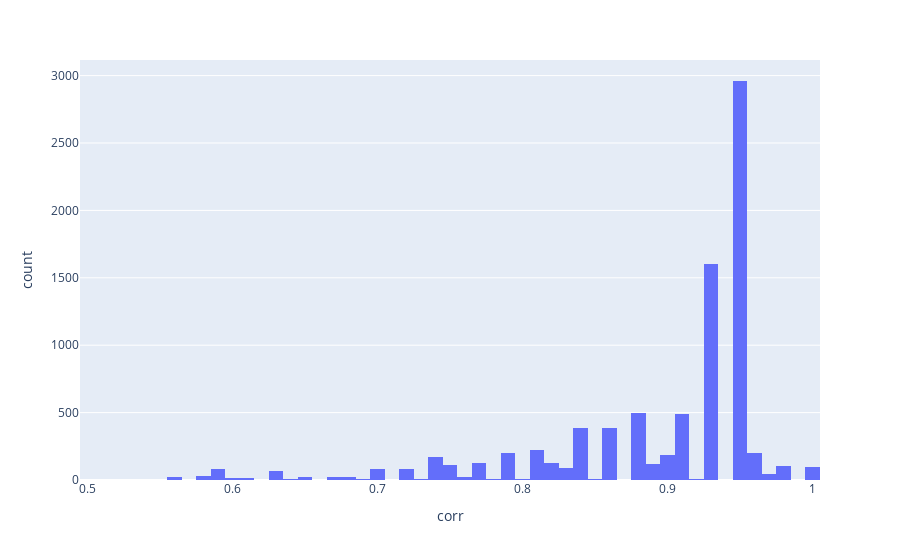

Here is the notebook cell this chart was saved with:
### Code cell
fig = px.histogram(
    var_corr_df["corr"],
    x="corr",
    nbins=100,
)
fig.show()

### Figure 1 — Plotly figure (JSON) as saved in the notebook; plotly's stock layout.template omitted (floating-point values rounded to 4 significant figures; data arrays with more than 128 entries replaced by an {"elided": "..."} marker saying what was removed)
{"data": [{"alignmentgroup": "True", "bingroup": "x", "hovertemplate": "corr=%{x}<br>count=%{y}<extra></extra>", "legendgroup": "", "marker": {"color": "#636efa", "pattern": {"shape": ""}}, "name": "", "nbinsx": 100, "offsetgroup": "", "orientation": "v", "showlegend": false, "type": "histogram", "x": {"elided": "8646 float values"}, "xaxis": "x", "yaxis": "y"}], "layout": {"barmode": "relative", "legend": {"tracegroupgap": 0}, "margin": {"t": 60}, "xaxis": {"anchor": "y", "domain": [0, 1], "title": {"text": "corr"}}, "yaxis": {"anchor": "x", "domain": [0, 1], "title": {"text": "count"}}}}
